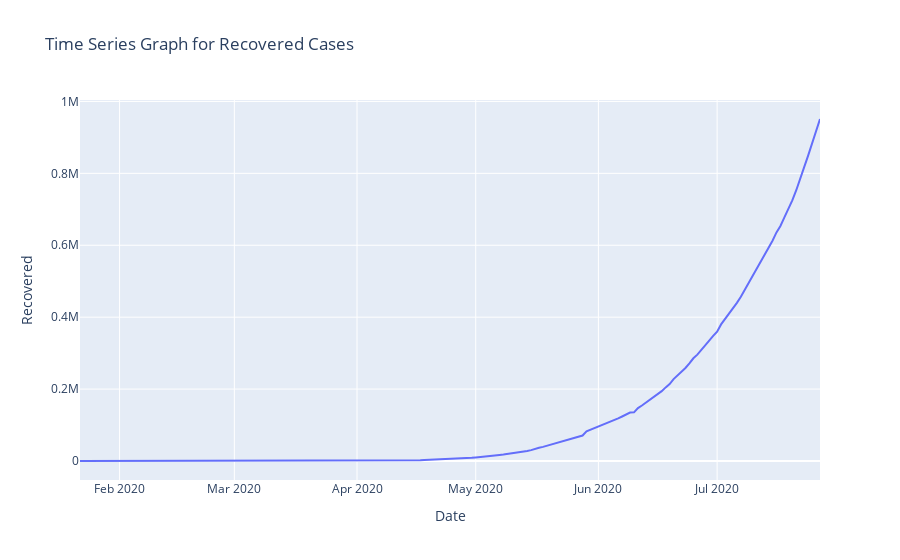

This figure's notebook cell:
### Code cell
fig = px.line(india_data,x='Date',y='Recovered',title="Time Series Graph for Recovered Cases")
fig.show()

### Figure 1 — Plotly figure (JSON) as saved in the notebook; plotly's stock layout.template omitted (floating-point values rounded to 4 significant figures; data arrays with more than 128 entries replaced by an {"elided": "..."} marker saying what was removed)
{"data": [{"hovertemplate": "Date=%{x}<br>Recovered=%{y}<extra></extra>", "legendgroup": "", "line": {"color": "#636efa", "dash": "solid"}, "marker": {"symbol": "circle"}, "mode": "lines", "name": "", "orientation": "v", "showlegend": false, "type": "scatter", "x": {"elided": "188 str values"}, "xaxis": "x", "y": {"elided": "188 int values"}, "yaxis": "y"}], "layout": {"legend": {"tracegroupgap": 0}, "title": {"text": "Time Series Graph for Recovered Cases"}, "xaxis": {"anchor": "y", "domain": [0, 1], "title": {"text": "Date"}}, "yaxis": {"anchor": "x", "domain": [0, 1], "title": {"text": "Recovered"}}}}
